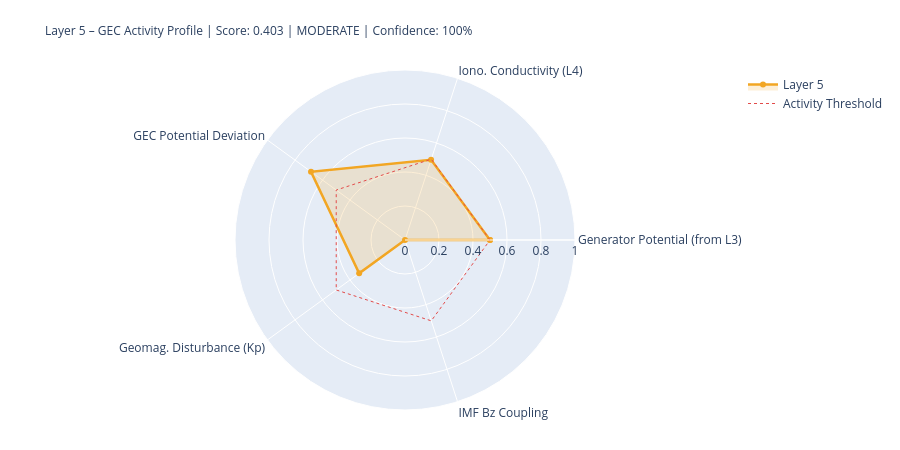

Notebook cell for this chart:
### Markdown cell above
---
## 5. State Assessment & Handoff to Layer 6

### Code cell
# ============================================================
# LAYER-5-SCORE
# ============================================================

# Components
# 1) Generator activity (Layer-3-driven)
gen_score = norm(generator_strength, 0.3, 2.0)
gen_src   = 'from_layer3' if l3_thunder_score is not None else 'estimated'

# 2) Ionospheric conductivity (Layer-4-driven)
iono_score = norm(iono_cond_factor, 0.7, 1.4)
iono_src   = 'from_layer4' if l4_ioniz is not None else 'estimated'

# 3) GEC potential deviation from reference
pot_score = norm(abs(delta_V_pct), 0, 30)  # 0 = at reference, 1 = 30% deviation
pot_src   = 'derived'

# 4) Geomagnetic disturbance (Kp) – modulates vertical currents
kp_score = norm(kp_val, 0, 9)
kp_src   = 'primary' if kp_now is not None else 'from_layer4'

# 5) IMF Bz coupling (southward = stronger M-I coupling → GEC influence)
bz_score = norm(-(bz_now or 0), -5, 30) if bz_now is not None else None
bz_src   = 'primary' if bz_now is not None else 'missing'

COMPONENTS = {
    'Generator Potential (from L3)':  {'score': gen_score,   'source': 'derived_from_layer3', 'dynamic': True},
    'Iono. Conductivity (L4)':      {'score': iono_score,  'source': iono_src, 'dynamic': True},
    'GEC Potential Deviation':      {'score': pot_score,   'source': pot_src,  'dynamic': True},
    'Geomag. Disturbance (Kp)':         {'score': kp_score,    'source': kp_src,   'dynamic': True},
    'IMF Bz Coupling':               {'score': bz_score,    'source': bz_src,   'dynamic': True},
}

available   = {k: v['score'] for k, v in COMPONENTS.items() if v['score'] is not None}
unavailable = [k for k, v in COMPONENTS.items() if v['score'] is None]
layer5_score = round(sum(available.values()) / len(available), 4) if available else None
confidence   = round(len(available) / len(COMPONENTS), 2)
level = ('unknown' if layer5_score is None
         else 'quiet'   if layer5_score < 0.3
         else 'moderate' if layer5_score < 0.6
         else 'active')
dominant_l5 = max(available, key=available.get) if available else 'none'

# Kp consistency: separate 1-min raw value from score value
kp_1m_raw   = kp_now          # directly from API (can be 0.0 during live measurement)
kp_for_score = kp_val          # from Layer-0 context or estimated value if needed
kp_score_src = kp_src

W = 68
print('=' * W)
print('LAYER 5 – GLOBAL ELECTRIC CIRCUIT – STATE ASSESSMENT')
print('=' * W)
for name, comp in COMPONENTS.items():
    s = comp['score']
    if s is not None:
        bar = '█' * int(s*20) + '░' * (20-int(s*20))
        print(f'  {name:<34} {bar}  {s:.3f}  [{comp["source"]}]')
    else:
        print(f'  {name:<34} {"─"*20}  n/a   [missing]')
print('-' * W)
print(f'  Score:         {layer5_score:.3f}  ({len(available)}/{len(COMPONENTS)} components)')
print(f'  Confidence:    {confidence:.0%}')
print(f'  Level:         {level.upper()}')
print(f'  Dominant:      {dominant_l5}')
print(f'  V_iono:        {V_iono_mod:.1f} kV  (Δ {delta_V_pct:+.1f}% vs. Ref)')
print(f'  I_total:       {I_total_mod:.1f} A   (Δ {delta_I_pct:+.1f}% vs. Ref)')
print('=' * W)

# Radar
cats   = list(available.keys())
vals_r = list(available.values())
if len(cats) >= 3:
    fig = go.Figure()
    fig.add_trace(go.Scatterpolar(
        r=vals_r + [vals_r[0]], theta=cats + [cats[0]],
        fill='toself', fillcolor='rgba(242,166,35,0.18)',
        line=dict(color='#F2A623', width=2.5), name='Layer 5'
    ))
    fig.add_trace(go.Scatterpolar(
        r=[0.5]*(len(cats)+1), theta=cats+[cats[0]],
        line=dict(color='#E24B4A', dash='dot', width=1),
        mode='lines', name='Activity Threshold'
    ))
    fig.update_layout(
        title=dict(
            text=f'Layer 5 – GEC Activity Profile | Score: {layer5_score:.3f} | {level.upper()} | Confidence: {confidence:.0%}',
            font=dict(size=12)
        ),
        polar=dict(radialaxis=dict(visible=True, range=[0,1])),
        height=450, showlegend=True,
        margin=dict(l=80, r=80, t=70, b=40)
    )
    fig.show()

### Figure 1 — Plotly figure (JSON) as saved in the notebook; plotly's stock layout.template omitted (floating-point values rounded to 4 significant figures)
{"data": [{"fill": "toself", "fillcolor": "rgba(242,166,35,0.18)", "line": {"color": "#F2A623", "width": 2.5}, "name": "Layer 5", "r": [0.5, 0.4963, 0.6833, 0.3333, 0.0, 0.5], "theta": ["Generator Potential (from L3)", "Iono. Conductivity (L4)", "GEC Potential Deviation", "Geomag. Disturbance (Kp)", "IMF Bz Coupling", "Generator Potential (from L3)"], "type": "scatterpolar"}, {"line": {"color": "#E24B4A", "dash": "dot", "width": 1}, "mode": "lines", "name": "Activity Threshold", "r": [0.5, 0.5, 0.5, 0.5, 0.5, 0.5], "theta": ["Generator Potential (from L3)", "Iono. Conductivity (L4)", "GEC Potential Deviation", "Geomag. Disturbance (Kp)", "IMF Bz Coupling", "Generator Potential (from L3)"], "type": "scatterpolar"}], "layout": {"height": 450, "margin": {"b": 40, "l": 80, "r": 80, "t": 70}, "polar": {"radialaxis": {"range": [0, 1], "visible": true}}, "showlegend": true, "title": {"font": {"size": 12}, "text": "Layer 5 – GEC Activity Profile | Score: 0.403 | MODERATE | Confidence: 100%"}}}
